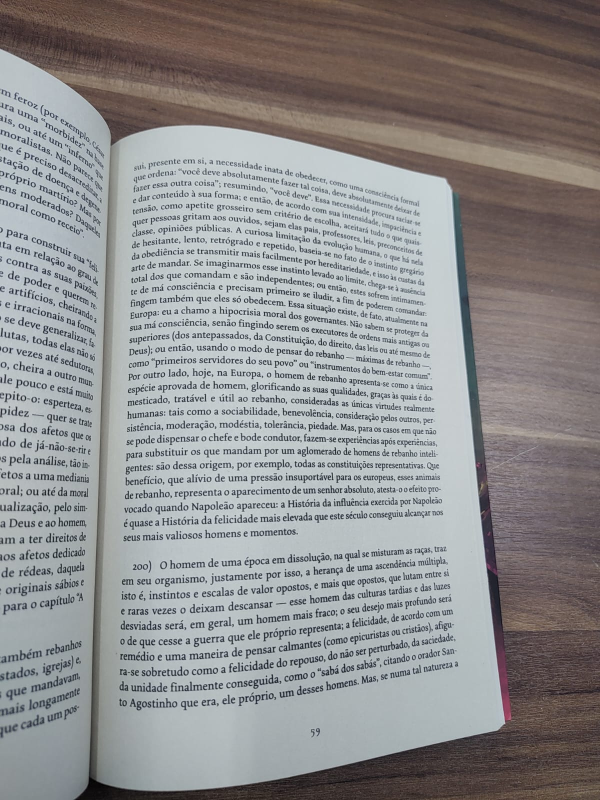
#> input picture imagens/foto1.jpg, 1200 x 1600 px (shown at 1/2 size)
$ python scanner.py imagens/foto1.jpg
#> lines starting #> are read from the running program, lines starting #| are printed output that depends on the picture; after the words box and inside, x2 and y2 are one past the last pixel; in counts of white or black regions, pixels touching at a corner belong together
"""
Scanner de documentos com transformação perspectiva (OpenCV).

Uso:
    python scanner.py imagens/foto.jpg              # detecção automática
    python scanner.py imagens/foto.jpg --manual     # clicar nos 4 cantos
    python scanner.py imagens/foto.jpg --a4         # força proporção A4
    python scanner.py imagens/foto.jpg --cantos x1 y1 x2 y2 x3 y3 x4 y4
"""
import argparse
import os

import cv2
import numpy as np


def ordenar_pontos(pts):
    """Ordena os 4 cantos: sup-esq, sup-dir, inf-dir, inf-esq."""
    pts = np.array(pts, dtype="float32").reshape(4, 2)
    soma = pts.sum(axis=1)
    dif = np.diff(pts, axis=1).ravel()
    return np.array([
        pts[np.argmin(soma)],   # sup-esq: menor x+y
        pts[np.argmin(dif)],    # sup-dir: menor y-x
        pts[np.argmax(soma)],   # inf-dir: maior x+y
        pts[np.argmax(dif)],    # inf-esq: maior y-x
    ], dtype="float32")


def achar_documento(img):
    """Procura o maior contorno com 4 vértices (a folha)."""
    escala = 800.0 / max(img.shape[:2])
    peq = cv2.resize(img, None, fx=escala, fy=escala) if escala < 1 else img.copy()
    if escala >= 1:
        escala = 1.0

    cinza = cv2.cvtColor(peq, cv2.COLOR_BGR2GRAY)
    cinza = cv2.GaussianBlur(cinza, (5, 5), 0)
    bordas = cv2.Canny(cinza, 50, 150)
    bordas = cv2.dilate(bordas, np.ones((3, 3), np.uint8), iterations=1)

    contornos, _ = cv2.findContours(bordas, cv2.RETR_LIST, cv2.CHAIN_APPROX_SIMPLE)
    contornos = sorted(contornos, key=cv2.contourArea, reverse=True)[:10]

    area_min = 0.15 * peq.shape[0] * peq.shape[1]
    for c in contornos:
        if cv2.contourArea(c) < area_min:
            break
        peri = cv2.arcLength(c, True)
        aprox = cv2.approxPolyDP(c, 0.02 * peri, True)
        if len(aprox) == 4:
            return ordenar_pontos(aprox / escala), bordas
    return None, bordas


def selecionar_manual(img):
    """Abre uma janela para o usuário clicar nos 4 cantos."""
    pontos = []
    vis = img.copy()

    def clique(evento, x, y, flags, param):
        if evento == cv2.EVENT_LBUTTONDOWN and len(pontos) < 4:
            pontos.append((x, y))
            cv2.circle(vis, (x, y), 6, (0, 0, 255), -1)
            cv2.imshow("Clique nos 4 cantos (ESC cancela)", vis)

    cv2.namedWindow("Clique nos 4 cantos (ESC cancela)", cv2.WINDOW_NORMAL)
    cv2.setMouseCallback("Clique nos 4 cantos (ESC cancela)", clique)
    cv2.imshow("Clique nos 4 cantos (ESC cancela)", vis)
    while len(pontos) < 4:
        if cv2.waitKey(20) == 27:
            break
    cv2.destroyAllWindows()
    return ordenar_pontos(pontos) if len(pontos) == 4 else None


def corrigir_perspectiva(img, cantos, proporcao=None):
    """Calcula a homografia e retifica a folha.

    proporcao = altura/largura do documento real (A4 = 1.414).
    Se não for informada, é estimada pelo tamanho dos lados na foto.
    """
    tl, tr, br, bl = cantos
    largura = int(max(np.linalg.norm(br - bl), np.linalg.norm(tr - tl)))
    altura = int(max(np.linalg.norm(tr - br), np.linalg.norm(tl - bl)))
    if proporcao:
        altura = int(round(largura * proporcao))

    destino = np.array([[0, 0], [largura - 1, 0],
                        [largura - 1, altura - 1], [0, altura - 1]], dtype="float32")
    H = cv2.getPerspectiveTransform(cantos, destino)
    return cv2.warpPerspective(img, H, (largura, altura)), H


def efeito_scanner(img):
    """Deixa com cara de digitalizado (fundo branco, texto preto)."""
    cinza = cv2.cvtColor(img, cv2.COLOR_BGR2GRAY)
    # remove sombra/iluminação irregular dividindo pelo fundo estimado
    fundo = cv2.medianBlur(cv2.dilate(cinza, np.ones((7, 7), np.uint8)), 21)
    norm = cv2.divide(cinza, fundo, scale=255)
    return cv2.adaptiveThreshold(norm, 255, cv2.ADAPTIVE_THRESH_GAUSSIAN_C,
                                 cv2.THRESH_BINARY, 21, 10)


def main():
    ap = argparse.ArgumentParser(description="Scanner de documentos com OpenCV")
    ap.add_argument("imagem")
    ap.add_argument("--manual", action="store_true", help="selecionar cantos com o mouse")
    ap.add_argument("--saida", default="resultados")
    ap.add_argument("--cantos", type=float, nargs=8, metavar="XY",
                    help="cantos informados à mão: x1 y1 x2 y2 x3 y3 x4 y4")
    ap.add_argument("--proporcao", type=float, help="altura/largura do documento real")
    ap.add_argument("--a4", action="store_true", help="força proporção de folha A4 (1:1.414)")
    args = ap.parse_args()

    img = cv2.imread(args.imagem)
#> img is the input picture: shape (1600, 1200, 3); mean B, G, R 143, 142.7, 143.4
    if img is None:
        raise SystemExit(f"Não consegui abrir {args.imagem}")
    os.makedirs(args.saida, exist_ok=True)
    nome = os.path.splitext(os.path.basename(args.imagem))[0]

    if args.cantos:
        cantos, bordas = ordenar_pontos(np.array(args.cantos).reshape(4, 2)), None
    else:
        cantos, bordas = (None, None) if args.manual else achar_documento(img)
#> in achar_documento, `bordas = cv2.Canny(cinza, 50, 150)`:
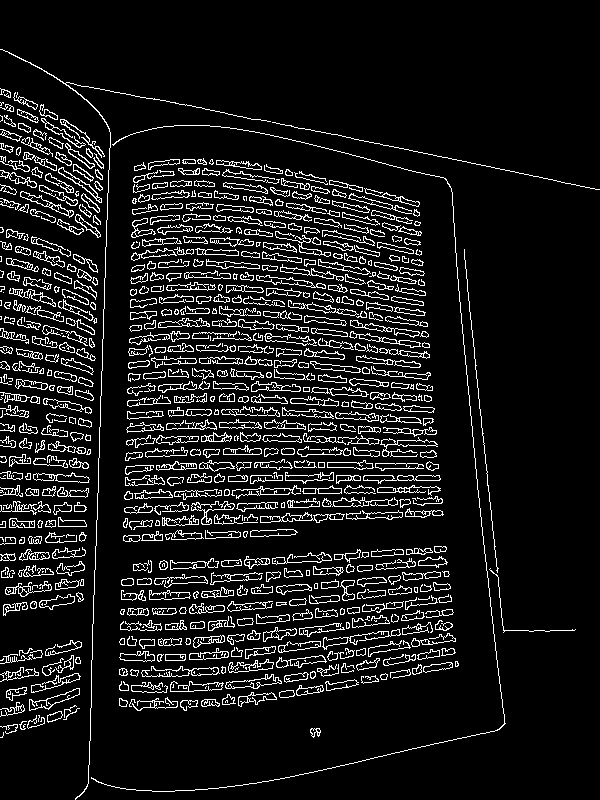
#> bordas: shape (800, 600); 9.8% white in thin lines or dots
#> in achar_documento, `bordas = cv2.dilate(bordas, np.ones((3, 3), np.uint8), iterations=1)`:
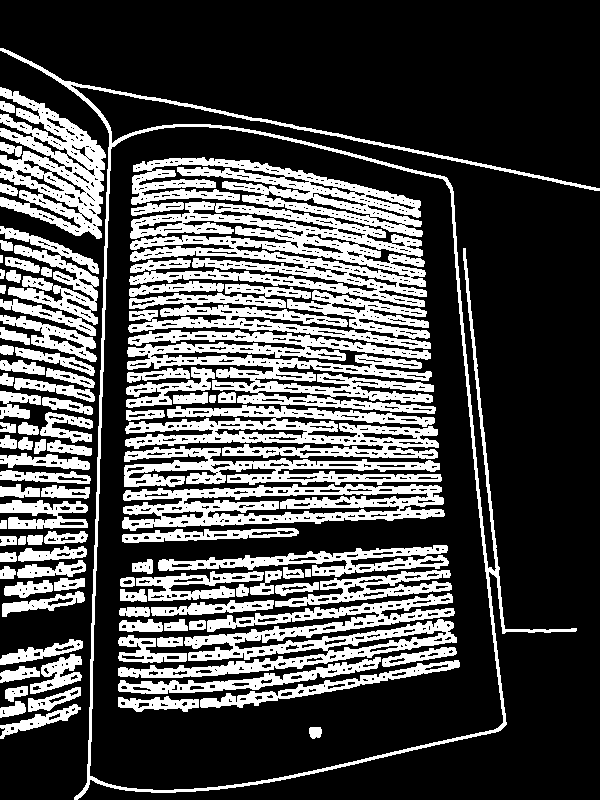
#> bordas: shape (800, 600); 29.7% white; 95 white regions
#> in achar_documento, `contornos, _ = cv2.findContours(bordas, cv2.RETR_LIST, cv2.CHAIN_APPRO..`: contornos = 1544 contours, 1090 with area under 20; largest, box (x1, y1, x2, y2) and area: (0, 48, 600, 800) 240612, (89, 126, 504, 791) 233338, (129, 157, 427, 307) 24982, (127, 330, 436, 414) 11630, (122, 484, 445, 531) 10204
#> in achar_documento, `contornos = sorted(contornos, key=cv2.contourArea, reverse=True)[:10]`: contornos = 10 contours; largest, box (x1, y1, x2, y2) and area: (0, 48, 600, 800) 240612, (89, 126, 504, 791) 233338, (129, 157, 427, 307) 24982, (127, 330, 436, 414) 11630, (122, 484, 445, 531) 10204
#> the loop in achar_documento, `for c in contornos:` made 2 passes
#> peri on pass 1: 4521
#> (peri, aprox, pts in ordenar_pontos, soma in ordenar_pontos, dif in ordenar_pontos) on pass 2: (2016, [[121, 140], [446, 182], [497, 728], [89, 775]], [[242, 280], [892, 364], [994, 1456], [178, 1550]], [522, 1256, 2450, 1728], [38, -528, 462, 1372])
#> cantos = [[242, 280], [892, 364], [994, 1456], [178, 1550]]
    if cantos is None:
        print("Documento não encontrado automaticamente, selecione os cantos.")
        cantos = selecionar_manual(img)
        if cantos is None:
            raise SystemExit("Seleção cancelada.")

    corrigida, H = corrigir_perspectiva(img, cantos, 1.414 if args.a4 else args.proporcao)
#> in corrigir_perspectiva, `tl, tr, br, bl = cantos`: tl = [242, 280]; tr = [892, 364]; br = [994, 1456]; bl = [178, 1550]
#> in corrigir_perspectiva, `largura = int(max(np.linalg.norm(br - bl), np.linalg.norm(tr - tl)))`: largura = 821
#> in corrigir_perspectiva, `altura = int(max(np.linalg.norm(tr - br), np.linalg.norm(tl - bl)))`: altura = 1271
#> in corrigir_perspectiva, `destino = np.array([[0, 0], [largura - 1, 0], [largura - 1, altura - 1..`: destino = [[0, 0], [820, 0], [820, 1270], [0, 1270]]
#> in corrigir_perspectiva, `H = cv2.getPerspectiveTransform(cantos, destino)`: H = [[1.1, 0.0556, -282.3], [-0.166, 1.28, -319.3], [-0.000222, 0.000214, 1]]
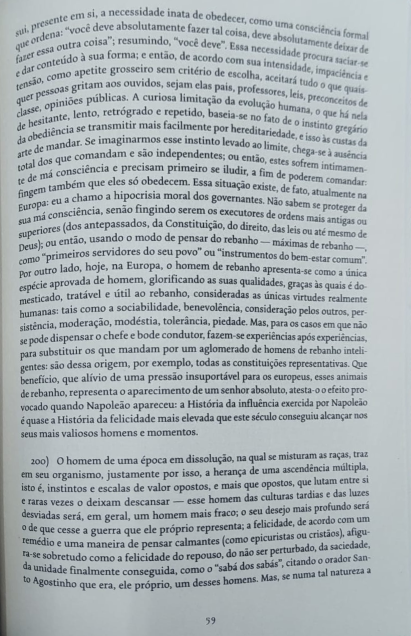
#> corrigida: shape (1271, 821, 3) (shown at 1/2 size); mean B, G, R 181.6, 178.5, 170.7
    scan = efeito_scanner(corrigida)
#> in efeito_scanner, `fundo = cv2.medianBlur(cv2.dilate(cinza, np.ones((7, 7), np.uint8)), 21)`:
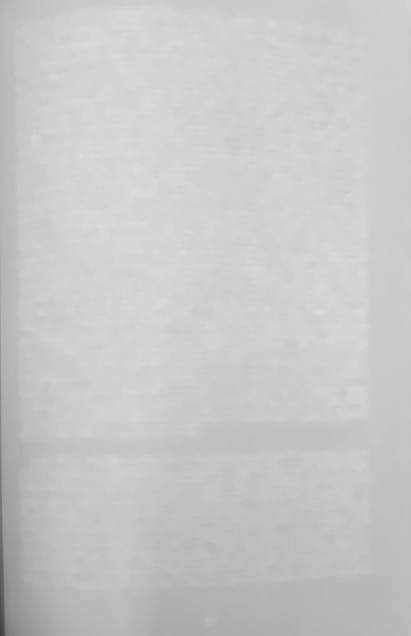
#> fundo: shape (1271, 821) (shown at 1/2 size); min 60, max 218, mean 199.8
#> in efeito_scanner, `return cv2.adaptiveThreshold(norm, 255, cv2.ADAPTIVE_THRESH_GAUSSIAN_C..`:
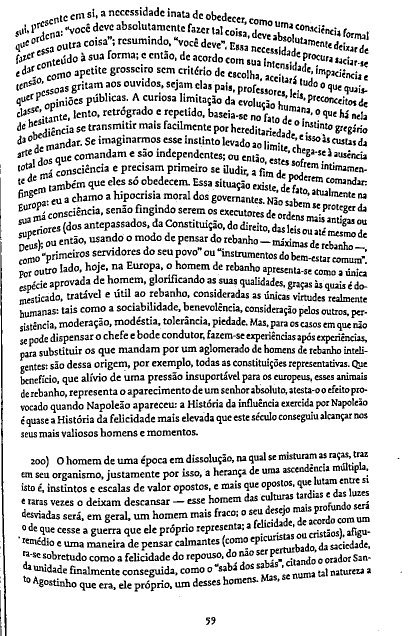
#> returned value: shape (1271, 821) (shown at 1/2 size); 83.7% white; black in thin lines or dots

    marcada = img.copy()
    cv2.polylines(marcada, [cantos.astype(int)], True, (0, 255, 0), 4)
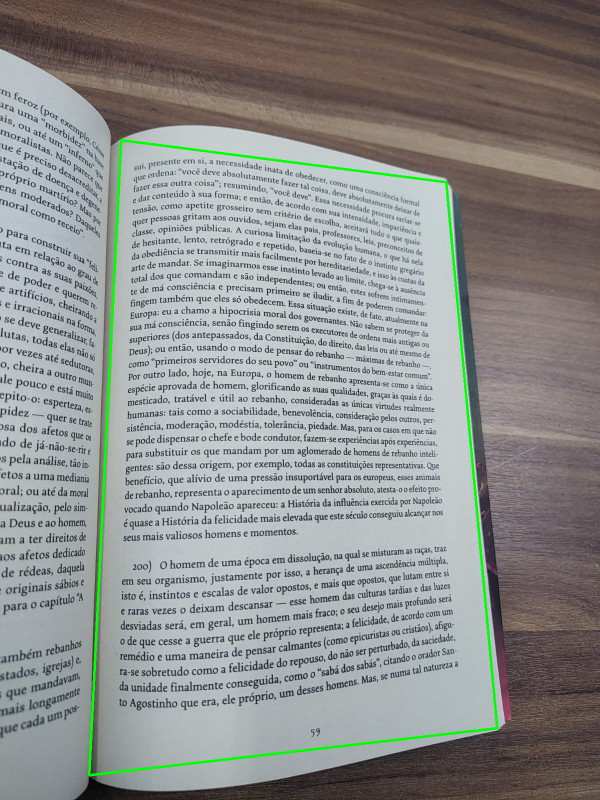
#> marcada: shape (1600, 1200, 3) (shown at 1/2 size); 0.99% of pixels changed, all inside (x1, y1, x2, y2) = (176, 278, 997, 1553)
    for p in cantos.astype(int):
        cv2.circle(marcada, tuple(p), 10, (0, 0, 255), -1)
#> this loop made 4 passes
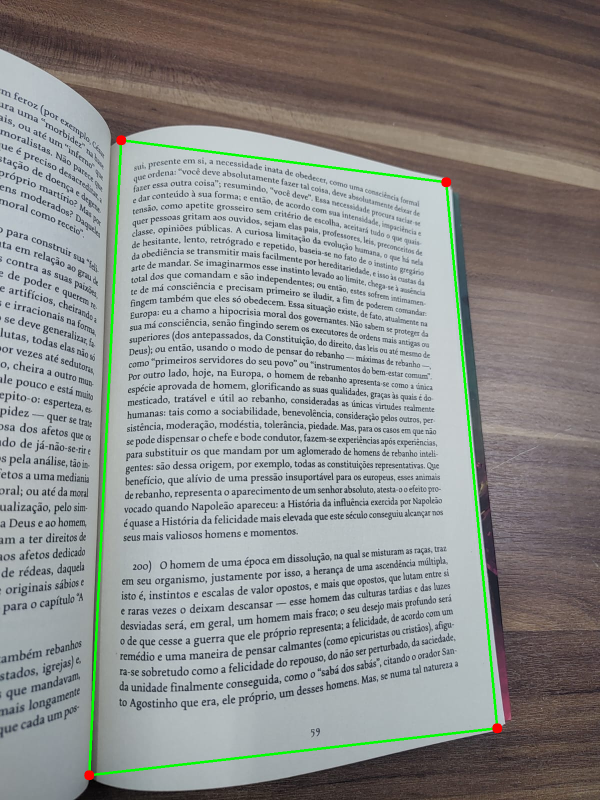
#> marcada: shape (1600, 1200, 3) (shown at 1/2 size); 0.07% of pixels changed, all inside (x1, y1, x2, y2) = (168, 270, 1005, 1561)

    cv2.imwrite(os.path.join(args.saida, f"{nome}_1_cantos.jpg"), marcada)
    if bordas is not None:
        cv2.imwrite(os.path.join(args.saida, f"{nome}_0_bordas.jpg"), bordas)
    cv2.imwrite(os.path.join(args.saida, f"{nome}_2_corrigida.jpg"), corrigida)
    cv2.imwrite(os.path.join(args.saida, f"{nome}_3_scan.png"), scan)

    np.set_printoptions(precision=4, suppress=True)
    print("Cantos encontrados (TL, TR, BR, BL):\n", cantos)
#| Cantos encontrados (TL, TR, BR, BL):
#|  [[ 242.  280.]
#|  [ 892.  364.]
#|  [ 994. 1456.]
#|  [ 178. 1550.]]
    print("Homografia H:\n", H)
#| Homografia H:
#|  [[   1.1024    0.0556 -282.3268]
#|  [  -0.1659    1.2839 -319.3374]
#|  [  -0.0002    0.0002    1.    ]]
    print(f"Tamanho da saída: {corrigida.shape[1]}x{corrigida.shape[0]}")
#| Tamanho da saída: 821x1271
    print(f"Arquivos salvos em {args.saida}/")


if __name__ == "__main__":
    main()
